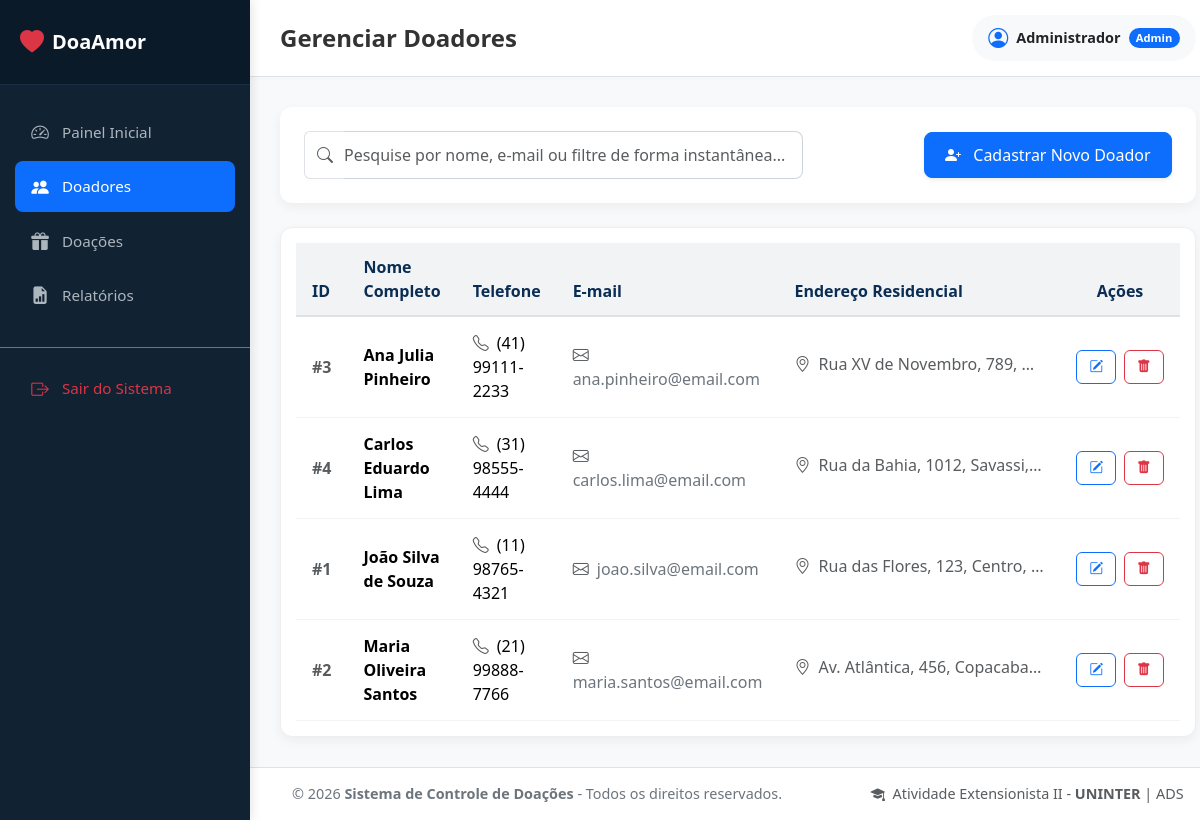
Screenshot of /doadores/listar.php (signed in) with the database file from the repository.
### tables this page shows
CREATE TABLE IF NOT EXISTS doadores (
    id INT AUTO_INCREMENT PRIMARY KEY,
    nome VARCHAR(100) NOT NULL,
    telefone VARCHAR(20) NOT NULL,
    email VARCHAR(100) NULL,
    endereco TEXT NULL,
    criado_em TIMESTAMP DEFAULT CURRENT_TIMESTAMP
);

### doadores/listar.php (the view, shortened to what this page needs)
<?php
$base_path = '../';
require_once $base_path . 'includes/conexao.php';
$pesquisa = isset($_GET['q']) ? trim($_GET['q']) : '';
$doadores = [];
try {
    if (!empty($pesquisa)) {
        $stmt = $pdo->prepare('SELECT * FROM doadores WHERE nome LIKE :pesquisa OR email LIKE :pesquisa ORDER BY nome ASC');
        $stmt->execute(['pesquisa' => '%' . $pesquisa . '%']);
        $doadores = $stmt->fetchAll();
    } else {
        $stmt = $pdo->query('SELECT * FROM doadores ORDER BY nome ASC');
        $doadores = $stmt->fetchAll();
    }
} catch (PDOException $e) {
    $erroDb = 'Erro ao consultar banco de dados: ' . $e->getMessage();
}
?>
<!DOCTYPE html>
<html lang="pt-BR">
<head>
    <link href="https://cdn.jsdelivr.net/npm/bootstrap@5.3.3/dist/css/bootstrap.min.css" rel="stylesheet">
    <link href="https://cdn.jsdelivr.net/npm/bootstrap-icons@1.11.3/font/bootstrap-icons.min.css" rel="stylesheet">
    <link href="../css/style.css" rel="stylesheet">
</head>
<body>
<?php require_once $base_path . 'includes/menu.php'; ?>
<div class="card custom-card border-0 mb-4">
    <div class="card-body p-4">
        <div class="row align-items-center g-3">
            <div class="col-12 col-md-6 col-lg-7">
                <form action="listar.php" method="GET" class="d-flex gap-2">
                    <div class="input-group">
                        <span class="input-group-text bg-white text-muted border-end-0">
                            <i class="bi bi-search"></i>
                        </span>
                        <input type="text" id="pesquisa-tabela" name="q" class="form-control border-start-0 ps-0" placeholder="Pesquise por nome, e-mail ou filtre de forma instantânea..." value="<?= htmlspecialchars($pesquisa) ?>">
                    </div>
                </form>
            </div>
            <div class="col-12 col-md-6 col-lg-5 text-md-end">
                <a href="cadastrar.php" class="btn btn-primary btn-custom shadow-sm">
                    <i class="bi bi-person-plus-fill me-2"></i> Cadastrar Novo Doador
                </a>
            </div>
        </div>
    </div>
</div>
<div class="table-responsive-custom">
    <?php if (empty($doadores)): ?>
        <div class="text-center py-5 text-muted">
            <i class="bi bi-people fs-1 d-block mb-3"></i>
            <h5>Nenhum doador localizado</h5>
            <p class="m-0">Cadastre novos doadores ou ajuste o filtro de pesquisa acima.</p>
        </div>
    <?php else: ?>
        <table class="table custom-table table-hover align-middle" id="tabela-filtrar">
            <thead>
                <tr>
                    <th scope="col" style="width: 80px;">ID</th>
                    <th scope="col">Nome Completo</th>
                    <th scope="col">Telefone</th>
                    <th scope="col">E-mail</th>
                    <th scope="col">Endereço Residencial</th>
                    <th scope="col" class="text-center" style="width: 150px;">Ações</th>
                </tr>
            </thead>
            <tbody>
                <?php foreach ($doadores as $doador): ?>
                    <tr>
                        <td class="text-muted fw-semibold">#<?= $doador['id'] ?></td>
                        <td>
                            <div class="fw-bold text-dark-blue"><?= htmlspecialchars($doador['nome']) ?></div>
                        </td>
                        <td>
                            <i class="bi bi-telephone text-muted me-1"></i>
                            <?= htmlspecialchars($doador['telefone']) ?>
                        </td>
                        <td>
                            <?php if (!empty($doador['email'])): ?>
                                <i class="bi bi-envelope text-muted me-1"></i>
                                <a href="mailto:<?= htmlspecialchars($doador['email']) ?>" class="text-decoration-none text-secondary">
                                    <?= htmlspecialchars($doador['email']) ?>
                                </a>
                            <?php else: ?>
                                <span class="text-muted italic small">Não cadastrado</span>
                            <?php endif; ?>
                        </td>
                        <td>
                            <span class="text-truncate d-inline-block text-muted" style="max-width: 250px;" title="<?= htmlspecialchars($doador['endereco']) ?>">
                                <i class="bi bi-geo-alt text-muted me-1"></i>
                                <?= !empty($doador['endereco']) ? htmlspecialchars($doador['endereco']) : '<span class="text-muted italic">Sem endereço</span>' ?>
                            </span>
                        </td>
                        <td>
                            <div class="d-flex justify-content-center gap-2">
                                <a href="editar.php?id=<?= $doador['id'] ?>" class="btn btn-outline-primary btn-custom-sm d-flex align-items-center" title="Editar dados">
                                    <i class="bi bi-pencil-square"></i>
                                </a>
                                <a href="excluir.php?id=<?= $doador['id'] ?>" class="btn btn-outline-danger btn-custom-sm btn-excluir d-flex align-items-center" data-confirm="Deseja mesmo excluir o doador '<?= htmlspecialchars($doador['nome']) ?>'? Essa ação também excluirá todas as doações vinculadas a ele." title="Excluir doador">
                                    <i class="bi bi-trash-fill"></i>
                                </a>
                            </div>
                        </td>
                    </tr>
                <?php endforeach; ?>
            </tbody>
        </table>
    <?php endif; ?>
</div>
<?php require_once $base_path . 'includes/footer.php'; ?>

### css/style.css (style rules this page uses)
:root { --primary-color: #0d6efd; --primary-hover: #0b5ed7; --secondary-color: #0dcaf0; --dark-blue: #0a2d54; --light-bg: #f8f9fa; --sidebar-bg: #112233; --sidebar-text: #adb5bd; --sidebar-hover-bg: #1a3047; --card-shadow: 0 4px 12px rgba(0, 0, 0, 0.05); --border-radius: 12px; }
body { background-color: var(--light-bg); font-family: 'Segoe UI', Tahoma, Geneva, Verdana, sans-serif; color: #333; min-height: 100vh; overflow-x: hidden; }
.custom-card { background: #fff; border: none; border-radius: var(--border-radius); box-shadow: var(--card-shadow); transition: transform 0.2s, box-shadow 0.2s; margin-bottom: 24px; overflow: hidden; }
.table-responsive-custom { background-color: #fff; border-radius: var(--border-radius); box-shadow: var(--card-shadow); padding: 15px; border: 1px solid #eee; }
.custom-table { margin-bottom: 0; }
.custom-table th { background-color: #f1f3f5; color: var(--dark-blue); font-weight: 600; border-bottom: 2px solid #dee2e6; padding: 12px 16px; }
.custom-table td { padding: 14px 16px; vertical-align: middle; border-bottom: 1px solid #f1f3f5; }
.btn-custom { border-radius: 8px; padding: 10px 20px; font-weight: 500; transition: all 0.2s ease; }
.btn-custom-sm { border-radius: 6px; padding: 6px 12px; font-size: 0.85rem; }
.form-control, .form-select { border-radius: 8px; padding: 11px 16px; border: 1px solid #ced4da; transition: border-color 0.15s ease-in-out, box-shadow 0.15s ease-in-out; }

### rows the page displays
doadores: id "3", nome "Ana Julia Pinheiro", telefone "(41) 99111-2233", email "ana.pinheiro@email.com", endereco "Rua XV de Novembro, 789,…"
doadores: id "4", nome "Carlos Eduardo Lima", telefone "(31) 98555-4444", email "carlos.lima@email.com", endereco "Rua da Bahia, 1012, Savassi,…"
doadores: id "1", nome "João Silva de Souza", telefone "(11) 98765-4321", email "joao.silva@email.com", endereco "Rua das Flores, 123, Centro,…"
doadores: id "2", nome "Maria Oliveira Santos", telefone "(21) 99888-7766", email "maria.santos@email.com", endereco "Av. Atlântica, 456, Copacaba…"

### other values shown
explode(' ', $_SESSION['usuario_nome'])[0] "Administrador"
